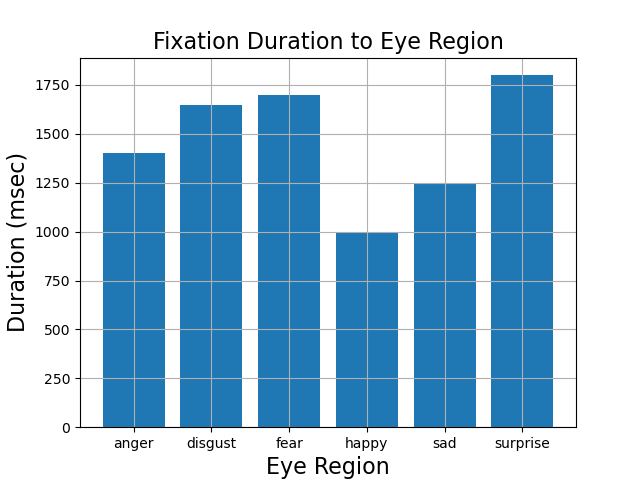

Python code for this plot:
#! /usr/bin/env python3
#
def track_bar ( ):

#*****************************************************************************80
#
## track_bar() makes a bar plot of eye-tracking data.
#
#  Licensing:
#
#    This code is distributed under the MIT license.
#
#  Modified:
#
#    22 April 2019
#
#  Author:
#
#    John Burkardt
#
  import matplotlib
  import matplotlib.pyplot as plt
  import numpy as np
  import platform

  print ( '' )
  print ( 'track_bar():' )
  print ( '  python version:     ' + platform.python_version ( ) )
  print ( '  numpy version:      ' + np.version.version )
  print ( '  matplotlib version: ' + matplotlib.__version__ )
  print ( '  Read a text file containing durations' )
  print ( '  representing results of an eye-tracking experiment.' )
  print ( '  Make a bar plot of the results, with labeled bars.' )
#
#  Read the values from the file.
#
  filename = 'track_data.txt'
  data = np.loadtxt ( filename )
  duration = data[:]
  n = len ( duration )
  region = np.arange ( n )
#
#  Create the bar plot.
#
  plt.bar ( region, duration )
  plt.grid ( True )
  plt.title ( 'Fixation Duration to Eye Region', fontsize = 16 )
  plt.xlabel ( 'Eye Region', fontsize = 16 )
  plt.ylabel ( 'Duration (msec)', fontsize = 16 )
  plt.xticks ( region, ( 'anger', 'disgust', 'fear', 'happy', 'sad', 'surprise' ) )
  filename = 'track_bar.png'
  plt.savefig ( filename )
  plt.show ( block = False )
  plt.close ( )

  print ( '' )
  print ( '  Graphics saved as "' + filename + '"' )
#
#  Terminate.
#
  print ( '' )
  print ( 'track_bar():' )
  print ( '  Normal end of execution.' )
  return

def timestamp ( ):

#*****************************************************************************80
#
## timestamp() prints the date as a timestamp.
#
#  Licensing:
#
#    This code is distributed under the MIT license. 
#
#  Modified:
#
#    06 April 2013
#
#  Author:
#
#    John Burkardt
#
  import time

  t = time.time ( )
  print ( time.ctime ( t ) )

  return

if ( __name__ == '__main__' ):
  timestamp ( )
  track_bar ( )
  timestamp ( )
